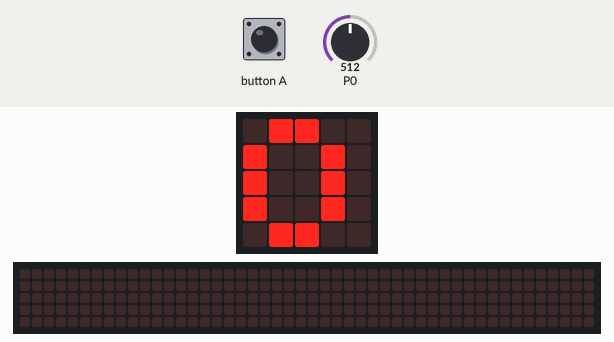
Recording of a program running on a simulated BBC micro:bit (MakeCode). Parts: the board's 5×5 LED display, a strip that is not on the board, showing the scrolling text unrolled. The inputs (shaded band) are chosen by the test bench; at power-on: P0 = 512 (analog values on the 0–1023 scale). The 48×5 strip is a reading aid, not a part: it shows the text the display is scrolling, unrolled, one strip-width of it at a time.

Above: at 1.2 s.
1.3 s: P0 set to 710
At 2.5 s:
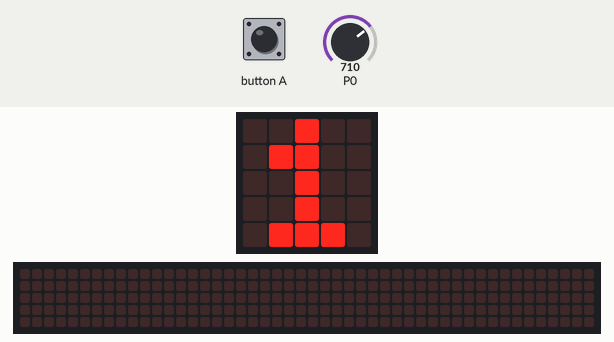
4.2 s: button A pressed for 0.15 s
At 6.4 s:
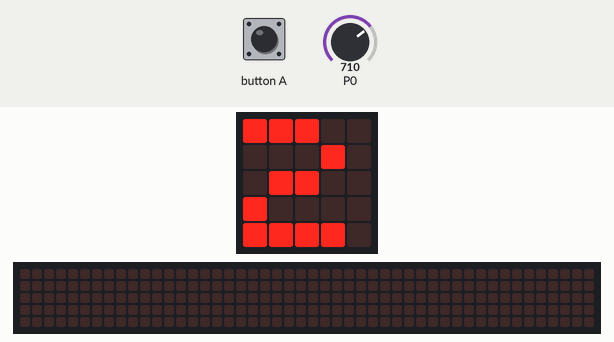
8.0 s: P0 set to 690
9.5 s: P0 set to 716
At 10.8 s:
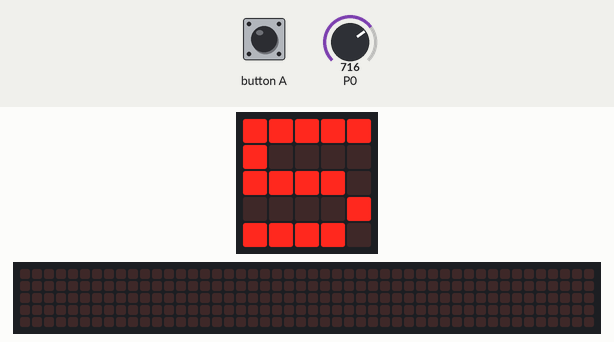
13.1 s: P0 set to 707
16.7 s: P0 set to 689
At 18.03 s:
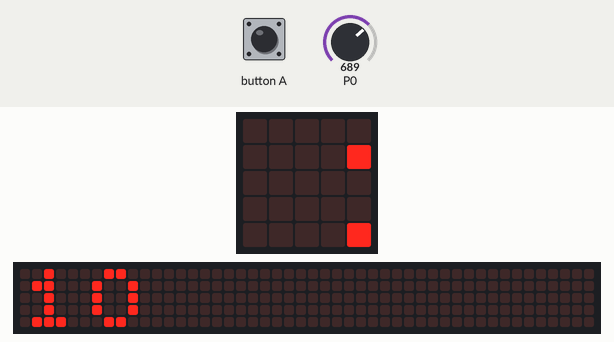
Timing chart, 0 to 19.7 s (numbered marks = the images above; inputs shaded):
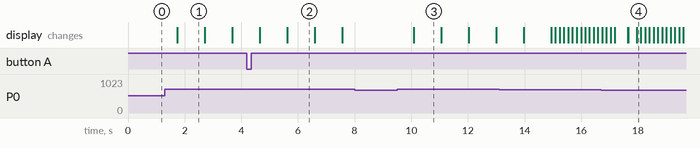

The program:

main.ts
```typescript
input.onButtonPressed(Button.A, function () {
    contador = 0
})
let luz = 0
let contador = 0
contador = 0
basic.forever(function () {
    basic.showNumber(contador)
    luz = pins.analogReadPin(AnalogPin.P0)
    if (luz > 700) {
        contador += 1
        basic.pause(200)
    }
})
```

test.ts
```typescript
// aquí va el archivo "tests"; esto no se compilará cuando este paquete se utilice como una extensión.
```

Measured:
- the behaviour switches between 701 and 700 on P0 (found by bisection; images 3 and 4)
- after the input at 1.3 s, the display: changes after 0.44 s (image 1)
- after the input at 8.0 s, every drawn part: stays the same
- after the input at 9.5 s, the display: changes after 0.58 s (image 3)
- what the display in image 1 shows lasts 1.0 s, from 1.7 s to 2.7 s
